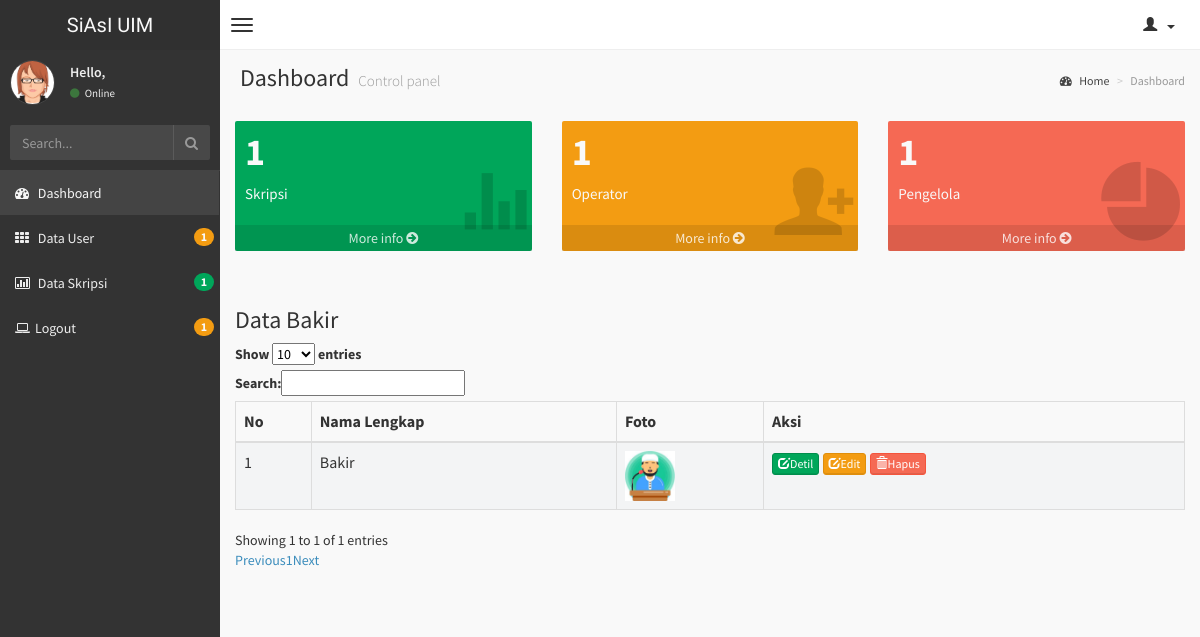
Screenshot of /index.php?p=user (signed in) with the database file from the repository.
### tables this page shows
CREATE TABLE IF NOT EXISTS `dosen` (
  `id_dosen` int(10) NOT NULL AUTO_INCREMENT,
  `nama_dosen` varchar(100) NOT NULL,
  `tempat_lahir_dosen` varchar(100) NOT NULL,
  `tanggal_lahir_dosen` varchar(100) NOT NULL,
  `alamat` varchar(100) NOT NULL,
  `no_hp` varchar(100) NOT NULL,
  `id_fakultas` varchar(100) NOT NULL,
  `username_dosen` varchar(100) NOT NULL,
  `password_dosen` varchar(100) NOT NULL,
  `foto_dosen` varchar(100) NOT NULL,
  PRIMARY KEY (`id_dosen`)
);

### user.php (the view, shortened to what this page needs)
<?php
$level=$_SESSION['level'];
?>
<?php
switch($_GET[act]){
  default:
if ($level==1){
  echo "
  <form method='POST' action='?p=user&act=tambah'>
  <button type='submit' class='btn btn-success' name='Tambah' value='Tambah'> <i class='fa fa-plus'></i> Tambah Data</button>
  </form>
		<h3>Data User</h3>
            <table id='data' class='table table-bordered table-striped'>
                <thead>
                    <tr>
                    <th>No</th>
                    <th>Nama Lengkap</th>
                    <th>Foto</th>
                    <th>Aksi</th>
                    </tr>
                </thead>";
    $tampil=mysql_query("SELECT * FROM admins order by nama_lengkap ASC");
    $no=1;
    while ($r=mysql_fetch_array($tampil)){
  $level=$r['level'];
  if ($level==1){$nama_level="Admin";}
  else if ($level==2){$nama_level="Pengelola";}
	echo "
                    <tr>
                    <td>$no</td>
                    <td>$r[nama_lengkap]</td>
                    <td><img src='$r[foto]' width=50 height=50></td>
                    <td>
				<a class='btn btn-xs btn-success' href=?p=user&act=detil&id=$r[id_user]><span class='glyphicon glyphicon-edit'></span>Detil</a>
				<a class='btn btn-xs btn-warning' href=?p=user&act=edit&id=$r[id_user]><span class='glyphicon glyphicon-edit'></span>Edit</a>
	            <a class='btn btn-xs btn-danger' href=?p=user&act=hapus&id=$r[id_user] onClick='return confirmSubmit()'>
				<span class='glyphicon glyphicon-trash'></span>Hapus</a>
					</td>
                    </tr>
                ";
				$no++;
										}
	echo "</table>";
}
else if ($level==2){
  echo "
		<h3>Data $nama_dosen</h3>
            <table id='data' class='table table-bordered table-striped'>
                <thead>
                    <tr>
                    <th>No</th>
                    <th>Nama Lengkap</th>
                    <th>Foto</th>
                    <th>Aksi</th>
                    </tr>
                </thead>";
    $tampil=mysql_query("SELECT * FROM dosen where id_dosen='$id_dosen'");
    $no=1;
    while ($r=mysql_fetch_array($tampil)){
	echo "
                    <tr>
                    <td>$no</td>
                    <td>$r[nama_dosen]</td>
                    <td><img src='$r[foto_dosen]' width=50 height=50></td>
                    <td>
				<a class='btn btn-xs btn-success' href=?p=dosen&act=detil&id=$r[id_dosen]><span class='glyphicon glyphicon-edit'></span>Detil</a>
				<a class='btn btn-xs btn-warning' href=?p=dosen&act=edit&id=$r[id_dosen]><span class='glyphicon glyphicon-edit'></span>Edit</a>
	            <a class='btn btn-xs btn-danger' href=?p=dosen&act=hapus&id=$r[id_dosen] onClick='return confirmSubmit()'>
				<span class='glyphicon glyphicon-trash'></span>Hapus</a>
					</td>
                    </tr>
                ";
				$no++;
										}
	echo "</table>";
}
  break;
?>
<?php
	}
	?>

### css/AdminLTE.css (style rules this page uses)
html, body { overflow-x: hidden!important; font-family: 'Source Sans Pro', sans-serif; -webkit-font-smoothing: antialiased; min-height: 100%; background: #f9f9f9; }
a { color: #3c8dbc; }
h1, h2, h3, h4, h5, h6, .h1, .h2, .h3, .h4, .h5, .h6 { font-family: 'Source Sans Pro', sans-serif; }
img { max-width: 100%important; }
.table-striped > tbody > tr:nth-child(odd) > td, .table-striped > tbody > tr:nth-child(odd) > th { background-color: #f3f4f5; }
.btn { font-weight: 500; -webkit-border-radius: 3px; -moz-border-radius: 3px; border-radius: 3px; border: 1px solid transparent; -webkit-box-shadow: inset 0px -2px 0px 0px rgba(0, 0, 0, 0.09); -moz-box-shadow: inset 0px -2px 0px 0px rgba(0, 0, 0, 0.09); box-shadow: inset 0px -1px 0px 0px rgba(0, 0, 0, 0.09); }
.btn.btn-success { background-color: #00a65a; border-color: #008d4c; }
.btn.btn-danger { background-color: #f56954; border-color: #f4543c; }
.btn.btn-warning { background-color: #f39c12; border-color: #e08e0b; }

### rows the page displays
dosen: nama_dosen "Bakir", foto_dosen (picture)

### other values shown
$jumlah_user "1"
$jumlah_skripsi "1"
$jumlah_mahasiswa "1"
$nama_dosen "Bakir"
